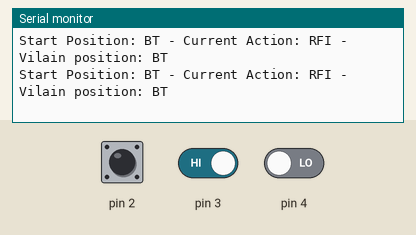
A sketch run on a simulated Arduino Uno, built with avr-gcc and run on an emulated ATmega328P. Parts: the last lines printed to the serial monitor. The inputs (shaded band) are chosen by the test bench; at power-on: pin 2 HIGH, pin 3 HIGH, pin 4 LOW.

Above: at 1.2 s.
1.3 s: pin 2 pulled LOW for 0.15 s
At 2.8 s:
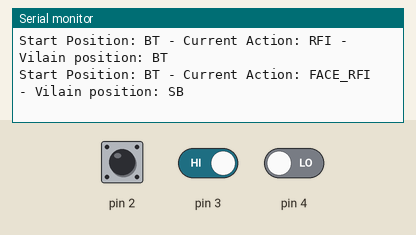
4.4 s: pin 3 driven LOW
At 6.1 s:
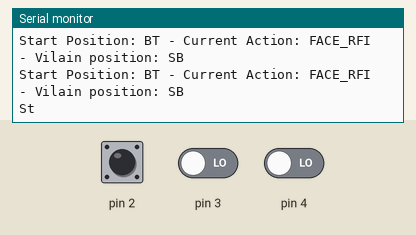
6.5 s: pin 3 driven HIGH
At 7.3 s:
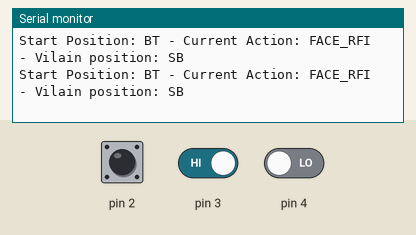
8.0 s: pin 2 pulled LOW for 1 s
At 9.3 s:
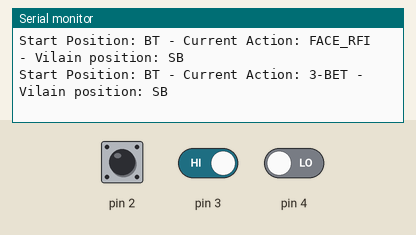

Measured:
- after the input at 1.3 s, the serial monitor: prints a new line after 0.70 s (image 1)
- after the input at 4.4 s, the serial monitor: prints a new line after 0.62 s (image 2)
- after the input at 6.5 s, the serial monitor: prints a new line at once (image 3)
- after the input at 8.0 s, the serial monitor: prints a new line after 0.51 s (image 4)

The sketch:

EncoderOptionMenu_actual_good.ino.ino
```cpp
#define DEBOUNCE_DELAY 50 // Debounce delay in milliseconds

String positions[6] = {"BT", "SB", "BB", "UTG_LJ", "HJ", "CO"};
String* optionSets[4]; // An array of pointers to the option arrays

// Initialize all option sets to the full list of positions
String RFI_options[6] = {"BT", "SB", "BB", "UTG_LJ", "HJ", "CO"};
String FACE_RFI_options[5]; // One option will be excluded
String _3_BET_options[5];
String _4_BET_options[5];

int optionsCount[4] = {6, 5, 5, 5};

int currentOptionIndices[4] = {0, 0, 0, 0}; // Index of the current option for each set

volatile int optionSet = 0; // Index of the current option set
volatile unsigned long lastEncoderTurnTime = 0;  // For debouncing
volatile unsigned long lastEncoderPushTime = 0;  // For debouncing

void setup() {
  Serial.begin(9600);
  attachInterrupt(digitalPinToInterrupt(3), onEncoderTurn, LOW);
  attachInterrupt(digitalPinToInterrupt(2), onEncoderPush, FALLING);

  pinMode(2,INPUT_PULLUP);
  pinMode(4,INPUT);

  optionSets[0] = RFI_options;
  optionSets[1] = FACE_RFI_options;
  optionSets[2] = _3_BET_options;
  optionSets[3] = _4_BET_options;
}

void onEncoderTurn() {
  unsigned long now = millis();
  if (now - lastEncoderTurnTime > DEBOUNCE_DELAY) {
    if (digitalRead(4) == 1) {
      currentOptionIndices[optionSet] = (currentOptionIndices[optionSet] + 1) % optionsCount[optionSet];
    }
    lastEncoderTurnTime = now;
  }
}

void onEncoderPush() {
  unsigned long now = millis();
  if (now - lastEncoderPushTime > DEBOUNCE_DELAY) {
    // Before switching to the next option set, update the remaining sets to exclude the chosen option
    if (optionSet == 0) {
      int chosenOptionIndex = currentOptionIndices[0];
      String chosenOption = optionSets[0][chosenOptionIndex];

      for (int set = 1; set < 4; set++) {
        int optionIndex = 0;
        for (int i = 0; i < 6; i++) {
          if (RFI_options[i] != chosenOption) {
            optionSets[set][optionIndex++] = RFI_options[i];
          }
        }
      }
    }

    optionSet = (optionSet + 1) % 4;
    lastEncoderPushTime = now;
  }
}
String optionSetNames[4] = {"RFI", "FACE_RFI", "3-BET", "4-BET"};

void loop() {
  Serial.print("Start Position: ");
  Serial.print(RFI_options[currentOptionIndices[0]]);
  Serial.print(" - Current Action: ");
  Serial.print(optionSetNames[optionSet]);
  Serial.print(" - Vilain position: ");
  Serial.println(optionSets[optionSet][currentOptionIndices[optionSet]]);
  delay(1000);
}
```
